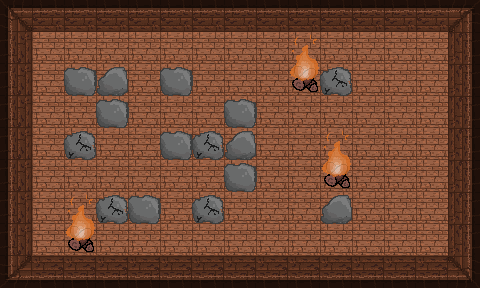

A level layout from a 2D game, rendered from its tile map. Below: a short description, then the map file with its tile-grid data intact:
An orthogonal 15x9 tile map with 32x32 px tiles, 2 tile layers (Ground, Obstacles) and 20 objects.

<map version="1.5" tiledversion="1.5.0" orientation="orthogonal" renderorder="right-down" width="15" height="9" tilewidth="32" tileheight="32" infinite="0" nextlayerid="5" nextobjectid="36">
 <tileset firstgid="1" source="room.tsx" />
 <layer id="1" name="Ground" width="15" height="9">
  <data encoding="csv">
1610612738,1,1,1,1,1,1,1,1,1,1,1,1,1,2,
1610612737,3,3,3,3,3,3,3,3,3,3,3,3,3,2684354561,
1610612737,3,3,3,3,3,3,3,3,3,3,3,3,3,2684354561,
1610612737,3,3,3,3,3,3,3,3,3,3,3,3,3,2684354561,
1610612737,3,3,3,3,3,3,3,3,3,3,3,3,3,2684354561,
1610612737,3,3,3,3,3,3,3,3,3,3,3,3,3,2684354561,
1610612737,3,3,3,3,3,3,3,3,3,3,3,3,3,2684354561,
1610612737,3,3,3,3,3,3,3,3,3,3,3,3,3,2684354561,
3221225474,3221225473,3221225473,3221225473,3221225473,3221225473,3221225473,3221225473,3221225473,3221225473,3221225473,3221225473,3221225473,3221225473,2684354562
</data>
 </layer>
 <layer id="3" name="Obstacles" width="15" height="9">
  <data encoding="csv">
0,0,0,0,0,0,0,0,0,0,0,0,0,0,0,
0,0,0,0,0,0,0,0,0,0,0,0,0,0,0,
0,0,4,7,0,4,0,0,0,5,6,0,0,0,0,
0,0,0,4,0,0,0,4,0,0,0,0,0,0,0,
0,0,6,0,0,4,6,7,0,0,0,0,0,0,0,
0,0,0,0,0,0,0,4,0,0,5,0,0,0,0,
0,0,0,6,4,0,6,0,0,0,7,0,0,0,0,
0,0,5,0,0,0,0,0,0,0,0,0,0,0,0,
0,0,0,0,0,0,0,0,0,0,0,0,0,0,0
</data>
 </layer>
 <objectgroup id="4" name="border">
  <object id="3" x="0" y="0" width="480" height="32" />
  <object id="4" x="448" y="0" width="32" height="288" />
  <object id="5" x="0" y="256" width="480" height="32" />
  <object id="6" x="0" y="0" width="32" height="288" />
  <object id="7" x="64" y="64" width="32" height="32" />
  <object id="9" x="96" y="96" width="32" height="32" />
  <object id="10" x="64" y="128" width="32" height="32" />
  <object id="11" x="64" y="224" width="32" height="32" />
  <object id="12" x="96" y="192" width="32" height="32" />
  <object id="13" x="128" y="192" width="32" height="32" />
  <object id="14" x="192" y="192" width="32" height="32" />
  <object id="15" x="224" y="160" width="32" height="32" />
  <object id="16" x="224" y="128" width="32" height="32" />
  <object id="17" x="160" y="128" width="64" height="32" />
  <object id="18" x="224" y="96" width="32" height="32" />
  <object id="20" x="320" y="64" width="32" height="32" />
  <object id="21" x="288" y="64" width="32" height="32" />
  <object id="22" x="320" y="160" width="32" height="32" />
  <object id="23" x="320" y="192" width="32" height="32" />
  <object id="35" x="163.273" y="68.9091">
   <polygon points="0,0 11.8182,1.45455 26.1818,1.45455 27.0909,20.5455 8,25.0909 -0.909091,15.0909" />
  </object>
 </objectgroup>
</map>
